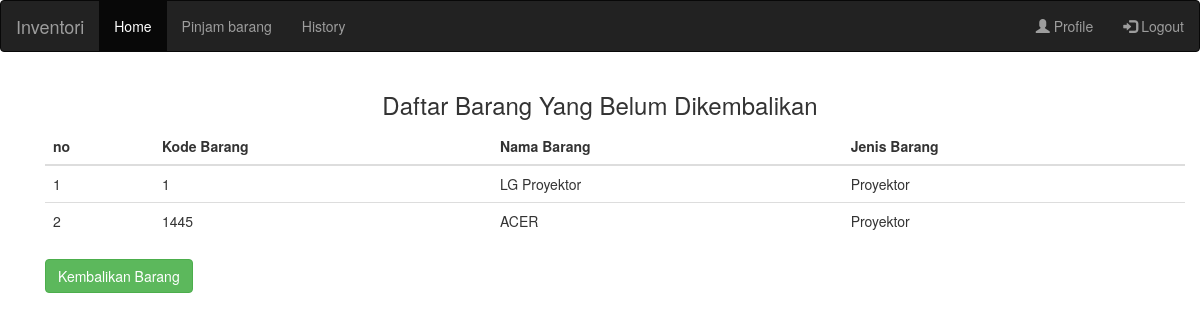
/halaman_pengguna.php, run on the app's committed database.
### tables this page shows
CREATE TABLE `alat` (
  `no` int(100) NOT NULL,
  `kode_barang` int(10) NOT NULL,
  `nama_barang` varchar(20) NOT NULL,
  `jenis_barang` varchar(20) NOT NULL
);

### halaman_pengguna.php (the view, shortened to what this page needs)
<?php
	include  'database.php';
 ?>
<!DOCTYPE html>
<html>
<head>
	<link rel="stylesheet" type="text/css" href="assets/addons/bootstrap-3.3.7/css/bootstrap.min.css">
	<link rel="stylesheet" type="text/css" href="assets/css/style.css">
</head>
<body>
<nav class="navbar navbar-inverse">
  <div class="container-fluid">
    <div class="navbar-header">
      <a class="navbar-brand" href="#">Inventori</a>
    </div>
    <ul class="nav navbar-nav">
      <li class="active"><a href="halaman_admin.php">Home</a></li>
      <li><a href="pinjam_barang.php">Pinjam barang</a></li>
      <li><a href="history.php">History</a></li>
    </ul>
    <ul class="nav navbar-nav navbar-right">
      <li><a href="profile.php"><span class="glyphicon glyphicon-user"></span> Profile</a></li>
      <li><a href="logout.php"><span class="glyphicon glyphicon-log-in"></span> Logout</a></li>
    </ul>
  </div>
</nav>
<div class="container">
	<h3 align="center">Daftar Barang Yang Belum Dikembalikan</h3>
<div class="container">
		<table class="table">
			<thead>
				<tr>
					<th>no</th>
					<th>Kode Barang</th>
					<th> Nama Barang </th>
					<th>Jenis Barang</th>
				</tr>
			</thead>
			<tbody>
			<?php
				$query = 'select alat.kode_barang, alat.nama_barang,alat.jenis_barang from alat INNER JOIN pinjam where alat.kode_barang= pinjam.kode_barang';
				$result = mysqli_query($connection, $query);
				$no = 1;
				while ($data = mysqli_fetch_array($result))
			 	{ ?>
			 	<tr>
					<td> <?php echo $no;  ?>	</td>
					<td> <?php echo $data['kode_barang'] ?>	</td>
					<td> <?php echo $data['nama_barang'] ?>	</td>
					<td> <?php echo $data['jenis_barang'] ?></td>
				</tr>
			<?php $no++; 	}
			 ?>
			</tbody>
		</table>
</div>
	<div class="col-md-4">
			<a class="btn btn-success" href="kembalikan_barang.php">
				Kembalikan Barang
			</a>
	</div>
</div>
</body>
</html>

### data on the page
alat: kode_barang "1", nama_barang "LG Proyektor", jenis_barang "Proyektor"
alat: kode_barang "1445", nama_barang "ACER", jenis_barang "Proyektor"
